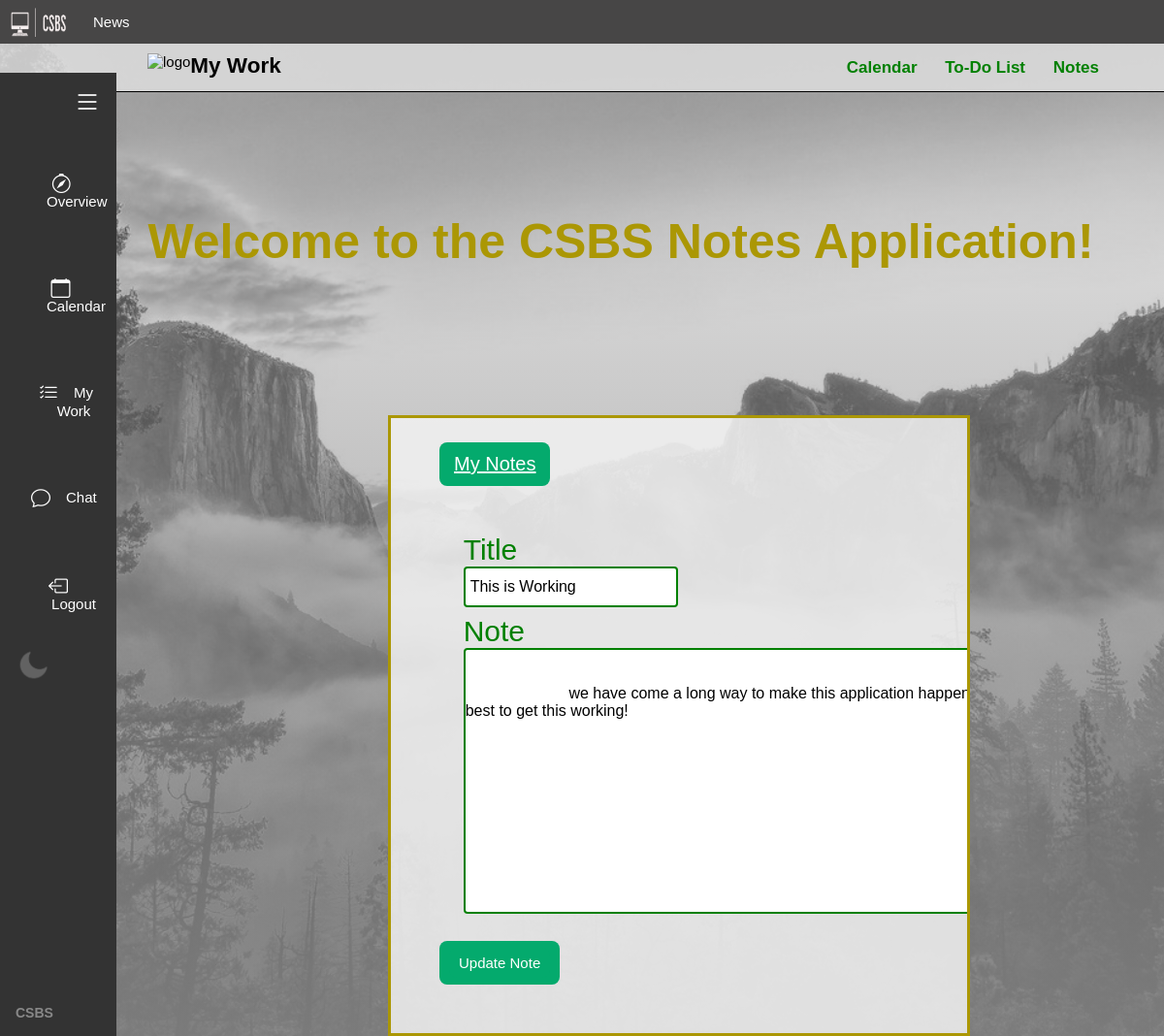
/notes/edit/1 (signed in), run on the app's committed database.
### models.py (models this page shows, shortened)
class Note(db.Model):
    id = db.Column("id", db.Integer, primary_key=True)
    title = db.Column("title", db.String(200))
    text = db.Column("text", db.String(100))
    date = db.Column("date", db.String(50))
    user_id = db.Column(db.Integer, db.ForeignKey("user.id"), nullable=False)

### pflask01.py (the view)
@app.route('/notes/edit/<note_id>', methods=['GET', 'POST'])
def update_note(note_id):
    if session.get('user'):
        if request.method == 'POST':
            title = request.form['title']
            text = request.form['noteText']
            note = db.session.query(Note).filter_by(id=note_id).one()
            note.title = title
            note.text = text
            db.session.add(note)
            db.session.commit()
            return redirect(url_for('get_notes'))
        else:
            my_note = db.session.query(Note).filter_by(id=note_id).one()
            return render_template('new.html', note=my_note, user=session['user'])
    else:
        return redirect(url_for('login'))

### templates/new.html (shortened to what this page needs)
<!DOCTYPE html>
<html lang="en">
<head>
    <link rel="stylesheet" href="https://cdn.jsdelivr.net/npm/bootstrap-icons@1.8.3/font/bootstrap-icons.css">
    <link rel="stylesheet" href="{{ url_for('static', filename='main.css') }}">
    <link rel="stylesheet" href="https://cdn.jsdelivr.net/npm/bootstrap-icons@1.8.3/font/bootstrap-icons.css">
    <ul class="topnav">
        <li> <img class="logo1" src="{{url_for('static', filename='csbs1.png')}}" width="80" height="30"></li>
        <li><a href="#news">News</a></li>
    </ul>
</head>
<body class="topNavBody1">
    <div class="container">
        <div class="sidebar">
            <div class="sidebartop">
                <div class="logo">
                </div>
                <div class="menu">
                    <i class="bi bi-list"></i>
                </div>
            </div>
            <nav>
                <ul>
                    <li><a href="{{ url_for('overview') }}"><i class="bi bi-compass"></i><span
                                class="text">Overview</span></a></li>
                    <li><a href="{{ url_for('calendars') }}"><i class="bi bi-calendar"></i><span
                                class="text">Calendar</span></a></li>
                    <li><a href="{{ url_for('myWork') }}"><i class="bi bi-list-check"></i><span class="text">My
                                Work</span></a></li>
                    <li><a href="{{ url_for('chat') }}"><i class="bi bi-chat"></i><span class="text">Chat</span></a>
                    </li>
                    <li><a href="{{url_for('logout')}}"><i class="bi bi-box-arrow-left"></i><span
                                class="text">Logout</span></a></li>
                </ul>
                <img src="static/moon.png" id="icon">
            </nav>
            <div class="account">
                <div class="name">
                    <h4>CSBS</h4>
                </div>
            </div>
        </div>
    </div>
    <div class="navbar">
        <div class="nav-header">
            <div class="nav-logo">
                <img src="https://media.istockphoto.com/photos/hot-air-balloons-flying-over-the-botan-canyon-in-turkey-picture-id1297349747?b=1&k=20&m=1297349747&s=170667a&w=0&h=oH31fJty_4xWl_JQ4OIQWZKP8C6ji9Mz7L4XmEnbqRU="
                    width="50px" alt="logo">
                <h2 class="title">My Work</h2>
            </div>
        </div>
        <div class="nav-links">
            <a href="{{ url_for('calendar') }}">Calendar</a>
            <a href="{{ url_for('taskList') }}">To-Do List</a>
            <a href="{{ url_for('get_notes') }}">Notes</a>
        </div>
    </div>
    <main>
        <div class="notehome1">
            <h1>Welcome to the CSBS Notes Application!</h1>
        </div>
        <div class="notehome">
            <nav>
                <a class="link1" href="{{ url_for('get_notes') }}"> My Notes</a>
            </nav>
            {%if note%}
            <form action="{{ url_for('update_note', note_id=note.id) }}" method="post">
                {% else %}
                <form action="new" method="post">
                    {% endif %}
                    <div class="center2">
                        <p class="noteTitle"><label>Title</label></p>
                        <p><input type="text" name="title" value="{% if note %}{{note.title}}{% endif %}" /></p>
                        <p class="noteTitle"><label>Note </label></p>
                        <p>
                            <textarea name="noteText" rows="15" cols="70">
                    {% if note %}
                        {{note.text}}
                    {% endif %}
                </textarea>
                        </p>
                        <br>
                    </div>
                    {% if note %}
                    <div class="link5">
                        <input class="link5" type="submit" value="Update Note" />
                    </div>
                    {% else %}
                    <div class="link5">
                        <input class="link5" type="submit" value="Add Note" />
                    </div>
                    {% endif %}
                </form>
        </div>
    </main>
</body>
</html>

### data on the page
Note: title "This is Working", noteText "we have come a long way to make this application happen ,we have tried our best to get this working!"
